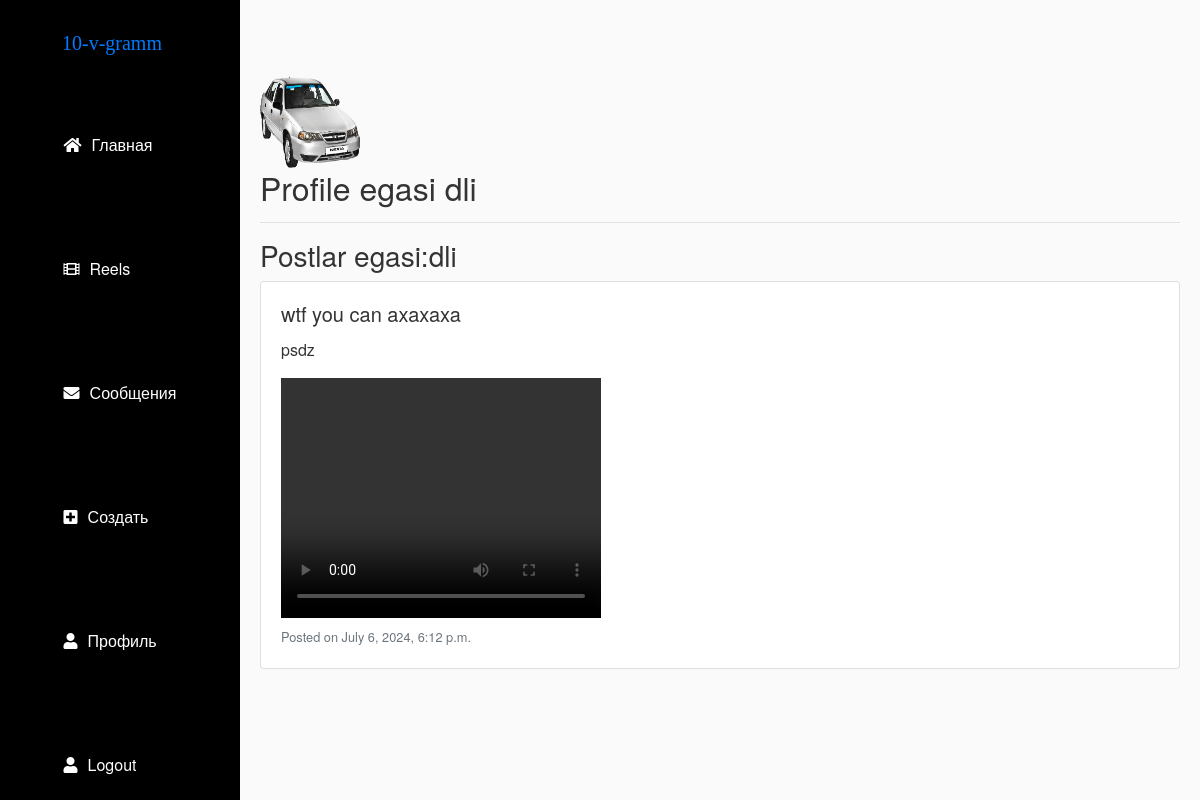
/profile/ (signed in), run on the app's committed database.
### myapp/models.py (models this page shows)
class Profile(models.Model):
    user = models.OneToOneField(User, on_delete=models.CASCADE)
    bio = models.TextField(blank=True)
    profile_pic = models.ImageField(upload_to='profile_pics', blank=True)

class Post(models.Model):
    user = models.ForeignKey(User, on_delete=models.CASCADE)
    title = models.CharField(max_length=200)
    content = models.TextField()
    video = models.FileField(upload_to='videos', blank=True)
    created_at = models.DateTimeField(auto_now_add=True)

### myapp/views.py (the view)
# urls.py: path('profile/', views.profile, name='profile'),
@login_required
def profile(request, username=None):
    if username:
        user = get_object_or_404(User, username=username)
    else:
        user = request.user
    profile, created = Profile.objects.get_or_create(user=user)
    user_posts = Post.objects.filter(user=user).order_by('-created_at')
    if request.method == 'POST':
        p_form = UserProfileForm(request.POST, request.FILES, instance=profile)
        if p_form.is_valid():
            p_form.save()
            return redirect('profile', username=user.username)
    else:
        p_form = UserProfileForm(instance=profile)
    return render(request, 'profile.html', {'p_form': p_form, 'user': user, 'posts': user_posts})

### templates/profile.html (shortened to what this page needs)
{% extends "base.html" %}
{% block content %}
<div class="mt-5">
    <img width="100px" height="100px" src="{{user.profile.profile_pic.url}}">
    <h2>Profile egasi {{ user.username }}</h2>
    <hr>
    <h3>Postlar egasi:{{ user.username }}</h3>
    {% for post in posts %}
        <div class="card mb-3">
            <div class="card-body">
                <h5 class="card-title">{{ post.title }}</h5>
                <p class="card-text">{{ post.content }}</p>
                {% if post.video %}
                    <video width="320" height="240" controls>
                        <source src="{{ post.video.url }}" type="video/mp4">
                    </video>
                {% endif %}
                <p class="card-text"><small class="text-muted">Posted on {{ post.created_at|date:"F j, Y, g:i a" }}</small></p>
            </div>
        </div>
    {% endfor %}
</div>
{% endblock %}

### static/css/styles.css (style rules this page uses)
body { margin: 0; font-family: 'Helvetica Neue', Arial, sans-serif; background-color: #fafafa; color: #333; display: flex; }

### templates/base.html (style rules this page uses)
body { margin: 0; font-family: 'Helvetica Neue', Arial, sans-serif; background-color: #fafafa; color: #333; display: flex; }

### data on the page
Post: title "wtf you can axaxaxa", content "psdz", created_at "July 6, 2024, 6:12 p.m."

### other printed values
{{ user.username }} "dli"
